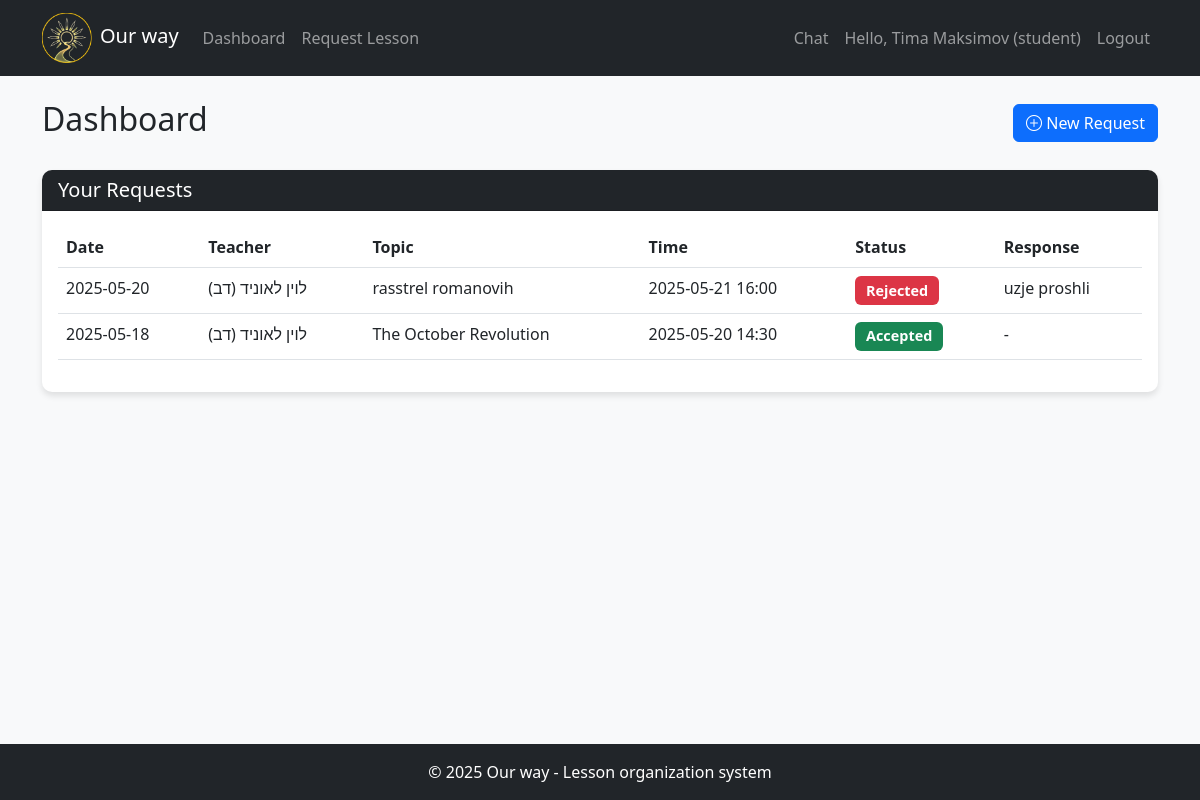
The page /dashboard (signed in) on the database its author committed.
### tables this page shows
CREATE TABLE lesson_requests (
            id INTEGER PRIMARY KEY AUTOINCREMENT,
            student_id INTEGER NOT NULL,
            teacher_id INTEGER NOT NULL,
            subject TEXT NOT NULL,
            topic TEXT NOT NULL,
            requested_time TIMESTAMP NOT NULL,
            status TEXT DEFAULT 'pending',
            response_message TEXT,
            created_at TIMESTAMP DEFAULT CURRENT_TIMESTAMP,
            FOREIGN KEY (student_id) REFERENCES users (id),
            FOREIGN KEY (teacher_id) REFERENCES users (id)
        );

CREATE TABLE users (
            id INTEGER PRIMARY KEY AUTOINCREMENT,
            username TEXT UNIQUE NOT NULL,
            email TEXT UNIQUE NOT NULL,
            password TEXT NOT NULL,
            role TEXT NOT NULL DEFAULT 'student',
            subject TEXT,
            created_at TIMESTAMP DEFAULT CURRENT_TIMESTAMP
        );

### app.py (the view, shortened to what this page needs)
@app.route('/dashboard')
def dashboard():
    if 'user_id' not in session:
        return redirect(url_for('login'))
    user_id = session['user_id']
    role = session['role']
    if role == 'student':
        requests = query_db('''
        SELECT lr.*, u.username as teacher_name
        FROM lesson_requests lr
        JOIN users u ON lr.teacher_id = u.id
        WHERE lr.student_id = ?
        ORDER BY lr.created_at DESC
        ''', [user_id])
    return render_template('dashboard.html', requests=requests)

### app.py (called while the page is built)
def get_db():
    db = getattr(g, '_database', None)
    if db is None:
        db = g._database = sqlite3.connect(app.config['DATABASE'])
        db.row_factory = sqlite3.Row
    return db

@app.teardown_appcontext
def close_connection(exception):
    db = getattr(g, '_database', None)
    if db is not None:
        db.close()

def query_db(query, args=(), one=False):
    cur = get_db().execute(query, args)
    rv = cur.fetchall()
    cur.close()
    return (rv[0] if rv else None) if one else rv

### templates/dashboard.html (shortened to what this page needs)
{% extends "base.html" %}
{% block content %}
<div class="d-flex justify-content-between align-items-center mb-4">
    <h2>Dashboard</h2>
    {% if session['role'] == 'student' %}
        <a href="{{ url_for('request_lesson') }}" class="btn btn-primary">
            <i class="bi bi-plus-circle"></i> New Request
        </a>
    {% endif %}
</div>
<div class="card mb-4">
    <div class="card-header bg-dark text-white">
        <h5 class="mb-0">Your Requests</h5>
    </div>
    <div class="card-body">
        {% if not requests %}
            <div class="alert alert-info">You don't have any requests yet</div>
        {% else %}
            <div class="table-responsive">
                <table class="table table-hover">
                    <thead>
                        <tr>
                            <th>Date</th>
                            <th>{% if session['role'] == 'student' %}Teacher{% else %}Student{% endif %}</th>
                            <th>Topic</th>
                            <th>Time</th>
                            <th>Status</th>
                            <th>Response</th>
                        </tr>
                    </thead>
                    <tbody>
                        {% for req in requests %}
                            <tr>
                                <td>{{ req['created_at'].split(' ')[0] }}</td>
                                <td>
                                    {% if session['role'] == 'student' %}
                                        {{ req['teacher_name'] }}
                                    {% else %}
                                        {{ req['student_name'] }}
                                    {% endif %}
                                </td>
                                <td>{{ req['topic'] }}</td>
                                <td>{{ req['requested_time'].replace('T', ' ') }}</td>
                                <td>
                                    {% if req['status'] == 'pending' %}
                                        <span class="badge bg-warning text-dark">Pending</span>
                                    {% elif req['status'] == 'accepted' %}
                                        <span class="badge bg-success">Accepted</span>
                                    {% else %}
                                        <span class="badge bg-danger">Rejected</span>
                                    {% endif %}
                                </td>
                                <td>{{ req['response_message'] or '-' }}</td>
                            </tr>
                        {% endfor %}
                    </tbody>
                </table>
            </div>
        {% endif %}
    </div>
</div>
{% endblock %}

### static/css/style.css (style rules this page uses)
body { background-color: #f8f9fa; }
.card { border: none; border-radius: 10px; box-shadow: 0 4px 6px rgba(0, 0, 0, 0.1); transition: transform 0.3s ease; }
.card-header { border-radius: 10px 10px 0 0 !important; }
.table th { border-top: none; }
.btn-primary { background-color: #0d6efd; border-color: #0d6efd; }
.badge { font-size: 0.9em; padding: 0.5em 0.75em; }

### rows shown on the page
lesson_requests: created_at "2025-05-20", teacher_name "לוין לאוניד (דב)", topic "rasstrel romanovih", requested_time.replace "2025-05-21 16:00", status "Rejected", response_message "uzje proshli"
lesson_requests: created_at "2025-05-18", teacher_name "לוין לאוניד (דב)", topic "The October Revolution", requested_time.replace "2025-05-20 14:30", status "Accepted", response_message "-"

### other values the page prints
{{ session['username'] }} "Tima Maksimov"
{{ session['role'] }} "student"
